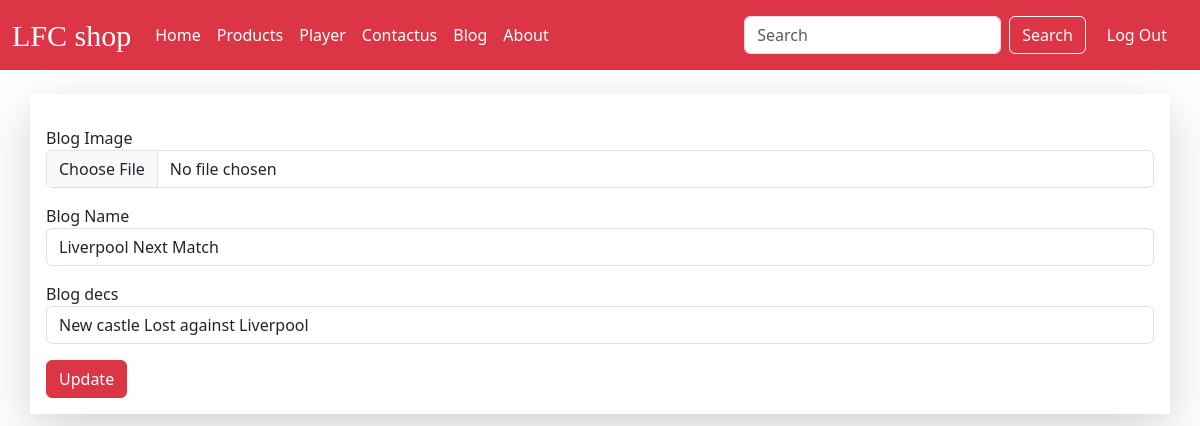
Screenshot of /update_blog/46/ with the database file from the repository.
### home/models.py (models this page shows, shortened)
class Blog(models.Model):
    blog_image= models.ImageField(upload_to="Blog")
    blog_name=models.TextField()
    blog_desc=models.CharField(max_length=100)
    blog_view_count=models.IntegerField(default=1)

### home/views.py (the view, shortened to what this page needs)
# urls.py: path('update_blog/<id>/',views.update_blog,name="update_blog"),
def update_blog(request,id):
    queryset = Blog.objects.get(id=id)
    context={'blog':queryset}
    return render(request,'blog/update_blog.html',context)

### templates/blog/update_blog.html (shortened to what this page needs)
{% extends 'base.html' %} {% block title %}Blog {% endblock title %}
{% block body %}
<div class="container mx-auto shadow-lg p-3 mt-4">
  <form action="/blog" method="post" enctype="multipart/form-data ">
    <div class="form-group my-3">
      <label for="exampleInputEmail1">Blog Image</label>
      <input
        type="file"
        class="form-control"
        id="exampleInputPassword1"
        placeholder="Password"
        name="blog_image"
        value="{{blog.blog_image}}"
      />
    </div>
    <div class="form-group my-3">
      <label for="exampleInputPassword1">Blog Name</label>
      <input type="text" class="form-control" name="blog_name"   value="{{blog.blog_name}}"/>
    </div>
    <div class="form-group my-3">
      <label for="exampleInputPassword1">Blog decs</label>
      <input
        type="text"
        class="form-control"
        placeholder="Add content"
        name="blog_desc"
        value="{{blog.blog_desc}}"
      />
    </div>
    <button type="submit" class="btn btn-danger text-center">Update</button>
  </form>
{%endblock body%}

### rows the page displays
Blog: blog_name "Liverpool Next Match", blog_desc "New castle Lost against Liverpool"
